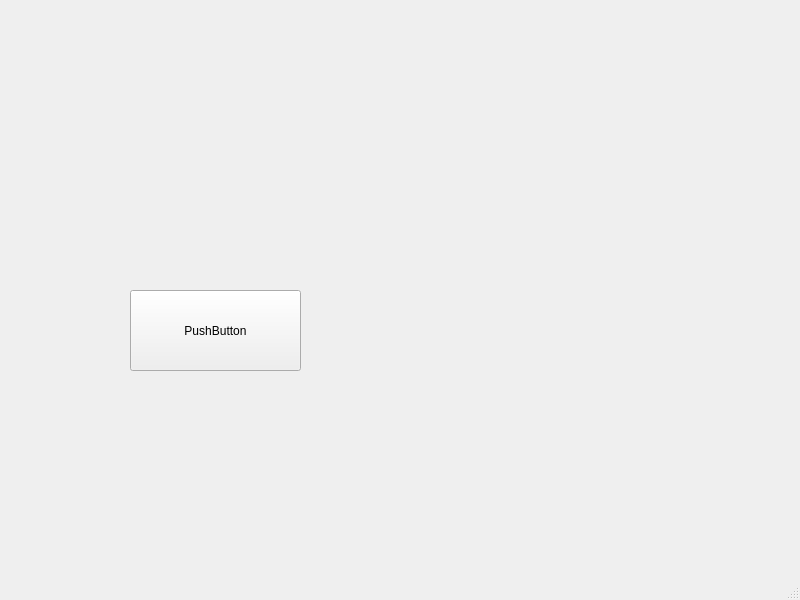
<?xml version="1.0" encoding="UTF-8"?>
<ui version="4.0">
 <class>MainWindow</class>
 <widget class="QMainWindow" name="MainWindow">
  <property name="geometry">
   <rect>
    <x>0</x>
    <y>0</y>
    <width>800</width>
    <height>600</height>
   </rect>
  </property>
  <property name="windowTitle">
   <string>MainWindow</string>
  </property>
  <widget class="QWidget" name="centralwidget">
   <widget class="QPushButton" name="pushButton">
    <property name="geometry">
     <rect>
      <x>130</x>
      <y>290</y>
      <width>171</width>
      <height>81</height>
     </rect>
    </property>
    <property name="text">
     <string>PushButton</string>
    </property>
   </widget>
  </widget>
  <widget class="QMenuBar" name="menubar">
   <property name="geometry">
    <rect>
     <x>0</x>
     <y>0</y>
     <width>800</width>
     <height>22</height>
    </rect>
   </property>
  </widget>
  <widget class="QStatusBar" name="statusbar"/>
 </widget>
 <resources/>
 <connections/>
</ui>
